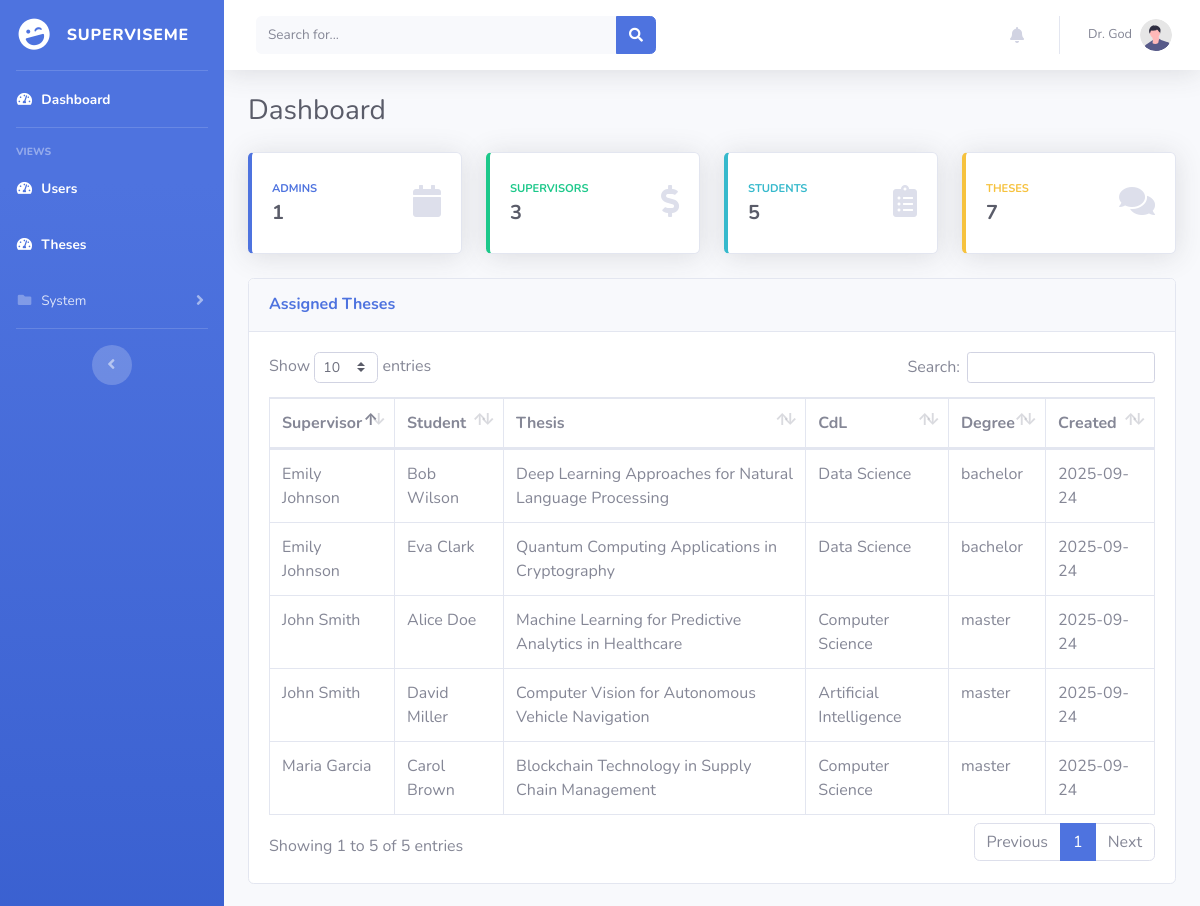
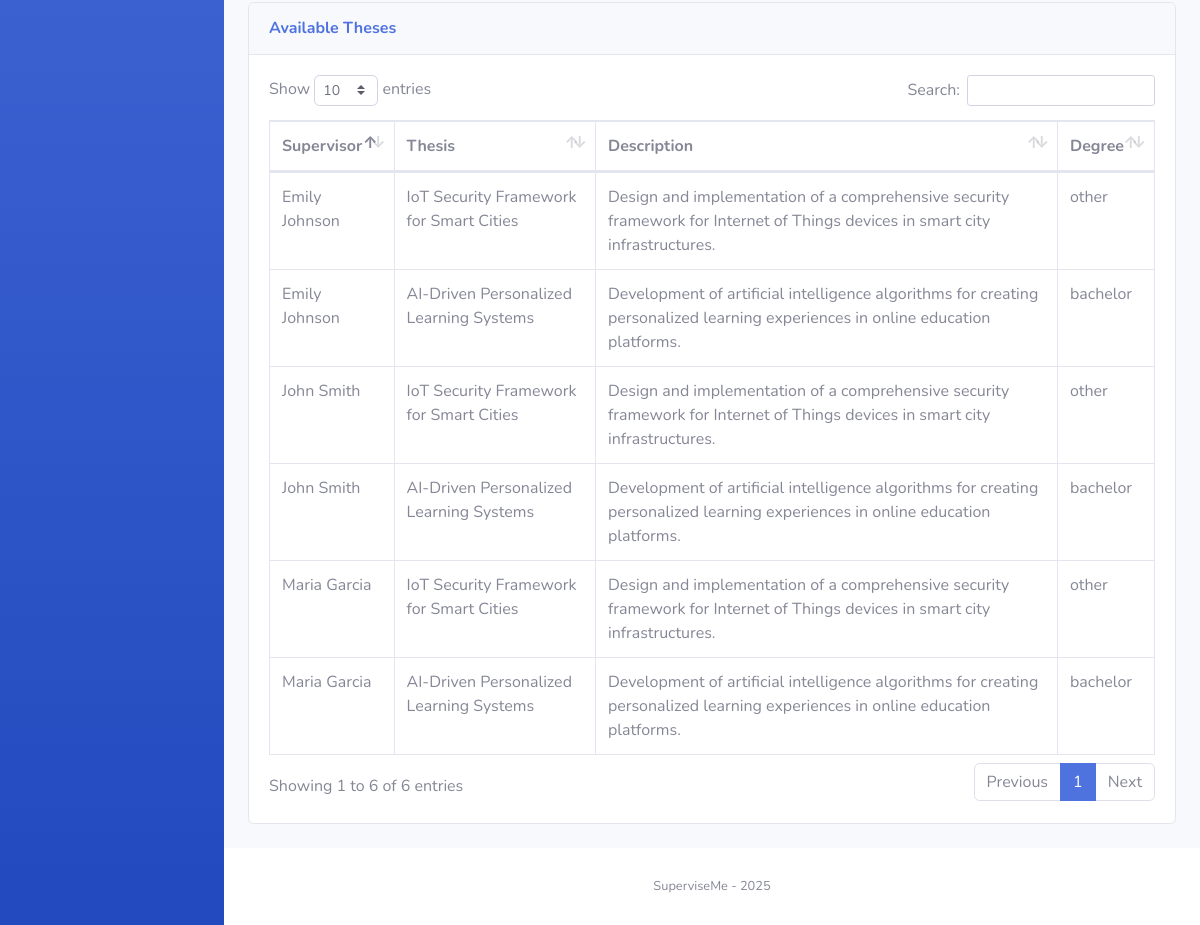
/admin/dashboard (signed in), run on the app's committed database (2 pictures, top to bottom).
### superviseme/models.py (models this page shows)
class User_mgmt(UserMixin, db.Model):
    __tablename__ = "user_mgmt"
    id = db.Column(db.Integer, primary_key=True)
    username = db.Column(db.String(50), nullable=False, unique=True)
    name = db.Column(db.String(15))
    surname = db.Column(db.String(15))
    cdl = db.Column(db.String(15))
    email = db.Column(db.String(50), nullable=False, unique=True)
    password = db.Column(db.String(80), nullable=False)
    user_type = db.Column(db.String(10), nullable=False, default="student")
    joined_on = db.Column(db.Integer, nullable=False)
    gender = db.Column(db.String(10), default=None)
    nationality = db.Column(db.String(15), default=None)
    last_activity = db.Column(db.Integer, nullable=True)  # Track last activity timestamp
    last_activity_location = db.Column(db.String(100), nullable=True)  # Track where they were last active
    telegram_user_id = db.Column(db.String(50), nullable=True)  # Telegram user ID for bot notifications
    telegram_enabled = db.Column(db.Boolean, default=False, nullable=False)  # Enable/disable Telegram notifications
    telegram_notification_types = db.Column(db.Text, nullable=True)  # JSON string of enabled notification types
    thesis = db.relationship("Thesis", backref="author", lazy=True)

class Thesis(db.Model):
    __tablename__ = "thesis"
    id = db.Column(db.Integer, primary_key=True)
    title = db.Column(db.String(100), nullable=False)
    description = db.Column(db.Text, nullable=False)
    author_id = db.Column(db.Integer, db.ForeignKey("user_mgmt.id"), nullable=True)
    frozen = db.Column(db.Boolean, default=False)
    level = db.Column(db.Text, nullable=True)
    created_at = db.Column(db.Integer, nullable=False)

### superviseme/routes/admin.py (the view)
@admin.route("/admin/dashboard")
@login_required
def dashboard():
    privilege_check = check_privileges(current_user.username, role="admin")
    if privilege_check is not True:
        return privilege_check
    user_counts = {
        "students": User_mgmt.query.filter_by(user_type="student").count(),
        "supervisors": User_mgmt.query.filter_by(user_type="supervisor").count(),
        "admins": User_mgmt.query.filter_by(user_type="admin").count(),
    }
    thesis_counts = {
        "total": Thesis.query.count(),
    }
    supervisors = User_mgmt.query.filter_by(user_type="supervisor").all()
    theses_by_supervisor = {}
    for supervisor in supervisors:
        theses = Thesis_Supervisor.query.filter_by(supervisor_id=supervisor.id).all()
        theses_by_supervisor[supervisor] = [
                    {
                        "thesis": Thesis.query.filter(Thesis.id == thesis.id, Thesis.author_id.isnot(None)).first(),
                        "student": db.session.execute(
                                    select(User_mgmt)
                                    .join(Thesis, Thesis.author_id == User_mgmt.id)
                                    .where(
                                        and_(Thesis.id == thesis.id, Thesis.author_id.isnot(None))
                                    )
                                ).scalars().first()
                    } for thesis in theses
                ]
    theses_by_supervisor = {
        supervisor: [t for t in theses if t["student"] is not None]
        for supervisor, theses in theses_by_supervisor.items()
    }
    available_theses_by_supervisor = defaultdict(list)
    available_theses = Thesis.query.filter(Thesis.author_id.is_(None)).all()
    for supervisor in supervisors:
        available_theses_by_supervisor[supervisor].extend(
            [{"thesis": thesis} for thesis in available_theses]
        )
    return render_template("/admin/admin_dashboard.html", current_user=current_user,
                           user_counts=user_counts, thesis_counts=thesis_counts,
                           theses_by_supervisor=theses_by_supervisor, available_theses=available_theses_by_supervisor, datetime=datetime, dt=datetime.datetime.fromtimestamp, str=str)

### superviseme/templates/admin/admin_dashboard.html
{% include 'admin/components/header.html' %}
<body id="page-top">
    <div id="wrapper">
        {% include 'admin/components/sidebar.html' %}
        <div id="content-wrapper" class="d-flex flex-column">
            <div id="content">
                {% include 'admin/components/topbar.html' %}
                <div class="container-fluid">
                    <div class="d-sm-flex align-items-center justify-content-between mb-4">
                        <h1 class="h3 mb-0 text-gray-800">Dashboard</h1>
                    </div>
                    <div class="row">
                        <div class="col-xl-3 col-md-6 mb-4">
                            <div class="card border-left-primary shadow h-100 py-2">
                                <div class="card-body">
                                    <div class="row no-gutters align-items-center">
                                        <div class="col mr-2">
                                            <div class="text-xs font-weight-bold text-primary text-uppercase mb-1">
                                                Admins </div>
                                            <div class="h5 mb-0 font-weight-bold text-gray-800">{{ user_counts['admins'] }}</div>
                                        </div>
                                        <div class="col-auto">
                                            <i class="fas fa-calendar fa-2x text-gray-300"></i>
                                        </div>
                                    </div>
                                </div>
                            </div>
                        </div>
                        <div class="col-xl-3 col-md-6 mb-4">
                            <div class="card border-left-success shadow h-100 py-2">
                                <div class="card-body">
                                    <div class="row no-gutters align-items-center">
                                        <div class="col mr-2">
                                            <div class="text-xs font-weight-bold text-success text-uppercase mb-1">
                                                Supervisors</div>
                                            <div class="h5 mb-0 font-weight-bold text-gray-800">{{ user_counts['supervisors'] }}</div>
                                        </div>
                                        <div class="col-auto">
                                            <i class="fas fa-dollar-sign fa-2x text-gray-300"></i>
                                        </div>
                                    </div>
                                </div>
                            </div>
                        </div>
                        <div class="col-xl-3 col-md-6 mb-4">
                            <div class="card border-left-info shadow h-100 py-2">
                                <div class="card-body">
                                    <div class="row no-gutters align-items-center">
                                        <div class="col mr-2">
                                            <div class="text-xs font-weight-bold text-info text-uppercase mb-1">Students
                                            </div>
                                            <div class="row no-gutters align-items-center">
                                                <div class="col-auto">
                                                    <div class="h5 mb-0 mr-3 font-weight-bold text-gray-800">{{ user_counts['students'] }}</div>
                                                </div>
                                            </div>
                                        </div>
                                        <div class="col-auto">
                                            <i class="fas fa-clipboard-list fa-2x text-gray-300"></i>
                                        </div>
                                    </div>
                                </div>
                            </div>
                        </div>
                        <div class="col-xl-3 col-md-6 mb-4">
                            <div class="card border-left-warning shadow h-100 py-2">
                                <div class="card-body">
                                    <div class="row no-gutters align-items-center">
                                        <div class="col mr-2">
                                            <div class="text-xs font-weight-bold text-warning text-uppercase mb-1">
                                                Theses</div>
                                            <div class="h5 mb-0 font-weight-bold text-gray-800"> {{ thesis_counts['total'] }}</div>
                                        </div>
                                        <div class="col-auto">
                                            <i class="fas fa-comments fa-2x text-gray-300"></i>
                                        </div>
                                    </div>
                                </div>
                            </div>
                        </div>
                    </div>
                    <div class="row">
                        <div class="col-xl-12 col-lg-16">
                            <div class="card mb-4">
                                <div class="card-header py-3">
                                    <h6 class="m-0 font-weight-bold text-primary">Assigned Theses</h6>
                                 </div>
                                <div class="card-body">
                                    <div class="table-responsive">
                                    <table class="table table-bordered" id="dataTable" width="100%" cellspacing="0">
                                        <thead>
                                            <tr>
                                                <th>Supervisor</th>
                                                <th>Student</th>
                                                <th>Thesis</th>
                                                <th>CdL</th>
                                                <th>Degree</th>
                                                <th>Created</th>
                                            </tr>
                                        </thead>
                                        <tbody>
                                        {% for l, theses in theses_by_supervisor.items() %}
                                            {% for t in theses %}
                                            <tr>
                                                <td>{{ l.name }} {{ l.surname }}</td>
                                                <td>{{ t['student'].name }} {{ t['student'].surname }}</td>
                                                <td>{{ t['thesis'].title }}</td>
                                                <td>{{ t['student'].cdl }}</td>
                                                <td>{{ t['thesis'].level }}</td>
                                                <td>{{ str(dt(t['thesis'].created_at))[:10] }}</td>
                                            </tr>
                                         {% endfor %}
                                        {% endfor %}
                                        </tbody>
                                    </table>
                                </div>
                                </div>
                            </div>
                        </div>
                    </div>
                    <div class="row">
                        <div class="col-xl-12 col-lg-16">
                            <div class="card mb-4">
                                <div class="card-header py-3">
                                    <h6 class="m-0 font-weight-bold text-primary">Available Theses</h6>
                                 </div>
                                <div class="card-body">
                                    <div class="table-responsive">
                                    <table class="table table-bordered" id="dataTable1" width="100%" cellspacing="0">
                                        <thead>
                                            <tr>
                                                <th>Supervisor</th>
                                                <th>Thesis</th>
                                                <th>Description</th>
                                                <th>Degree</th>
                                            </tr>
                                        </thead>
                                        <tbody>
                                        {% for l, theses in available_theses.items() %}
                                            {% for t in theses %}
                                            <tr>
                                                <td>{{ l.name }} {{ l.surname }}</td>
                                                <td>{{ t['thesis'].title }}</td>
                                                <td>{{ t['thesis'].description }}</td>
                                                <td>{{ t['thesis'].level }}</td>
                                            </tr>
                                         {% endfor %}
                                        {% endfor %}
                                        </tbody>
                                    </table>
                                </div>
                                </div>
                            </div>
                        </div>
                    </div>
                </div>
            </div>
            {% include 'admin/components/footer.html' %}

### superviseme/templates/admin/components/topbar.html (shortened to what this page needs)
<nav class="navbar navbar-expand navbar-light bg-white topbar mb-4 static-top shadow">
                    <form
                        class="d-none d-sm-inline-block form-inline mr-auto ml-md-3 my-2 my-md-0 mw-100 navbar-search"
                        method="POST"
                        action="{% if current_user.user_type == 'admin' %}/admin/search{% elif current_user.user_type == 'supervisor' %}/supervisor/search{% elif current_user.user_type == 'student' %}/student/search{% else %}#{% endif %}">
                        <div class="input-group">
                            <input type="text" class="form-control bg-light border-0 small"
                                   placeholder="Search for..."
                                   name="search_term"
                                   required
                                   minlength="1"
                                   aria-label="Search" aria-describedby="basic-addon2">
                            <div class="input-group-append">
                                <button class="btn btn-primary" type="submit">
                                    <i class="fas fa-search fa-sm"></i>
                                </button>
                            </div>
                        </div>
                    </form>
                    <ul class="navbar-nav ml-auto">
                        <li class="nav-item dropdown no-arrow mx-1">
                            <a class="nav-link dropdown-toggle" href="#" id="alertsDropdown" role="button"
                                data-toggle="dropdown" aria-haspopup="true" aria-expanded="false">
                                <i class="fas fa-bell fa-fw"></i>
                            </a>
                        </li>
                        <li class="nav-item dropdown no-arrow">
                            <a class="nav-link dropdown-toggle" href="#" id="userDropdown" role="button"
                                data-toggle="dropdown" aria-haspopup="true" aria-expanded="false">
                                <span class="mr-2 d-none d-lg-inline text-gray-600 small">{{ current_user.name }} {{ current_user.surname }}</span>
                                <img class="img-profile rounded-circle"
                                    src="{{ url_for('static', filename='assets/img/undraw_profile.svg') }}">
                            </a>
                        </li>
                    </ul>
                </nav>

### data on the page
User_mgmt: name "Dr.", surname "God"
User_mgmt: name "John" "John", surname "Smith" "Smith", name "John" "John", surname "Smith" "Smith"
User_mgmt: student.name "Alice", student.surname "Doe", student.cdl "Computer Science"
Thesis: thesis "Machine Learning for Predictive Analytics in Healthcare", thesis.level "master", created_at "2025-09-24"
User_mgmt: student.name "David", student.surname "Miller", student.cdl "Artificial Intelligence"
Thesis: thesis "Computer Vision for Autonomous Vehicle Navigation", thesis.level "master", created_at "2025-09-24"
User_mgmt: name "Emily" "Emily", surname "Johnson" "Johnson", name "Emily" "Emily", surname "Johnson" "Johnson"
User_mgmt: student.name "Bob", student.surname "Wilson", student.cdl "Data Science"
Thesis: thesis "Deep Learning Approaches for Natural Language Processing", thesis.level "bachelor", created_at "2025-09-24"
User_mgmt: student.name "Eva", student.surname "Clark", student.cdl "Data Science"
Thesis: thesis "Quantum Computing Applications in Cryptography", thesis.level "bachelor", created_at "2025-09-24"
User_mgmt: name "Maria", surname "Garcia", name "Maria" "Maria", surname "Garcia" "Garcia"
User_mgmt: student.name "Carol", student.surname "Brown", student.cdl "Computer Science"
Thesis: thesis "Blockchain Technology in Supply Chain Management", thesis.level "master", created_at "2025-09-24"
Thesis: thesis "IoT Security Framework for Smart Cities" "IoT Security Framework for Smart Cities" "IoT Security Framework for Smart Cities", thesis.description "Design and implementation of a comprehensive security framework for Internet of Things devices in smart city infrastructures." "Design and implementation of a comprehensive security framework for Internet of Things devices in smart city infrastructures." "Design and implementation of a comprehensive security framework for Internet of Things devices in smart city infrastructures.", thesis.level "other" "other" "other"
Thesis: thesis "AI-Driven Personalized Learning Systems" "AI-Driven Personalized Learning Systems" "AI-Driven Personalized Learning Systems", thesis.description "Development of artificial intelligence algorithms for creating personalized learning experiences in online education platforms." "Development of artificial intelligence algorithms for creating personalized learning experiences in online education platforms." "Development of artificial intelligence algorithms for creating personalized learning experiences in online education platforms.", thesis.level "bachelor" "bachelor" "bachelor"

### other printed values
{{ user_counts['admins'] }} "1"
{{ user_counts['supervisors'] }} "3"
{{ user_counts['students'] }} "5"
{{ thesis_counts['total'] }} "7"
